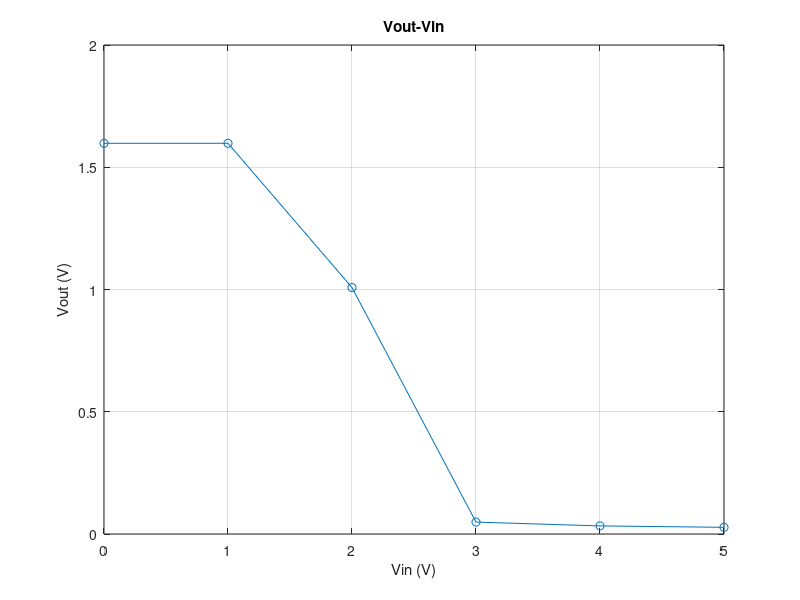

This figure's MATLAB source:
% NMOS Vout-Vin
Vin=[0 1 2 3 4 5];
Vout=[1.598 1.598 1.008 0.0487 0.0331 0.0273];
figure;
plot(Vin,Vout,'-o');
grid on;
xlabel('Vin (V)');
ylabel('Vout (V)');
title('Vout-Vin');
xlim([0 5]);
